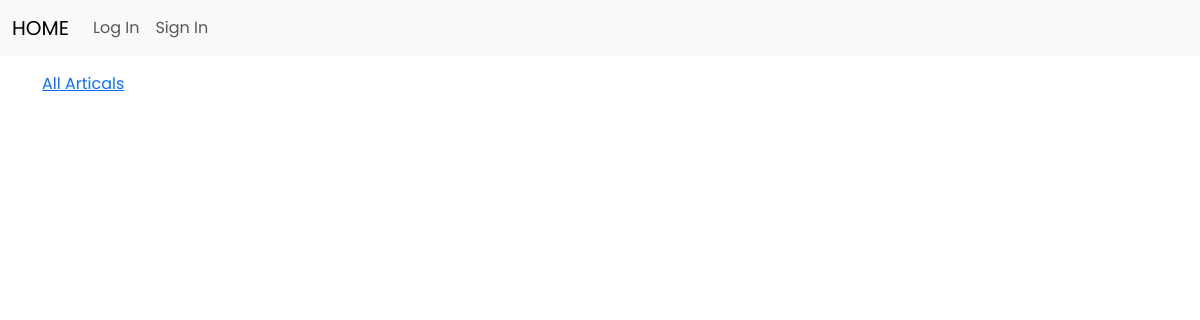
Before: /post/16 with the older database file.
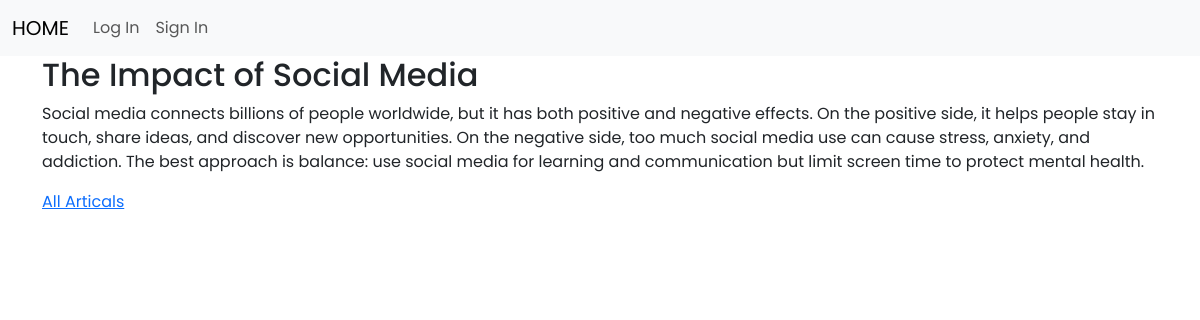
After: the same page with the newer database file.
### tables this page shows
CREATE TABLE "posts" (
	"id"	INTEGER,
	"title"	TEXT NOT NULL,
	"body"	TEXT NOT NULL,
	"author_id"	INTEGER,
	"created_at"	TIMESTAMP DEFAULT 'CREATED TIME STAMP' COLLATE UTF16CI,
	PRIMARY KEY("id" AUTOINCREMENT)
);

### app.py (the view)
@app.route('/post/<int:id>')
def post(id):
    db = get_db()
    post = db.execute('SELECT * FROM posts WHERE id=?', (id,)).fetchone()
    db.close()
    return  render_template('post.html', post=post)

### app.py (called while the page is built)
def get_db():
    db = sqlite3.connect(database)
    db.row_factory = sqlite3.Row
    return db

@app.before_request
def load_logged_in_user():
    user_id = session.get('user_id')
    if user_id == None :
        g.user = None
    else:
        g.user = get_db().execute('SELECT * FROM users WHERE id = ?', (user_id,)).fetchone()

### templates/post.html (shortened to what this page needs)
{% extends 'base.html' %}
{% block content %}
   <div>
       <h2> {{post['title']}} </h2>
       <p> {{post['body']}} </p>
   </div>
    <a href="{{url_for('posts')}}"> All Articals </a>
{% endblock %}

Changed rows visible on the page:
added posts: title "The Impact of Social Media", body "Social media connects billions of people worldwide, but it has both positive and negative effects. On the positive side, it helps people stay in touch, share ideas, and discover new opportunities. On the negative side, too much social media use can cause stress, anxiety, and addiction. The best approach is balance: use social media for learning and communication but limit screen time to protect mental health."
